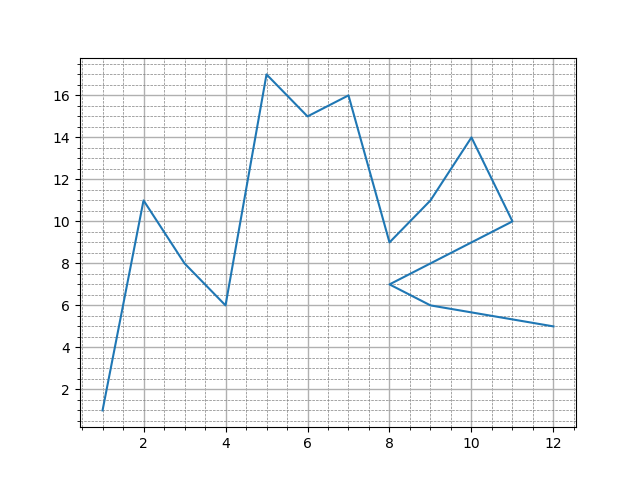

The Python source for this figure:
from matplotlib import pyplot as plt
from matplotlib.ticker import (AutoMinorLocator)

fig, ax = plt.subplots()

x = [1, 2, 3, 4, 5, 6, 7, 8, 9, 10, 11, 8, 9, 12]
y = [1, 11, 8, 6, 17, 15, 16, 9, 11, 14, 10, 7, 6, 5]

plt.plot(x, y)

ax.grid(which="major", linewidth=1)
ax.grid(which="minor", linestyle="--", color="gray", linewidth=0.5)

ax.xaxis.set_minor_locator(AutoMinorLocator())
ax.yaxis.set_minor_locator(AutoMinorLocator())

plt.savefig('11_PLOT')

plt.show()